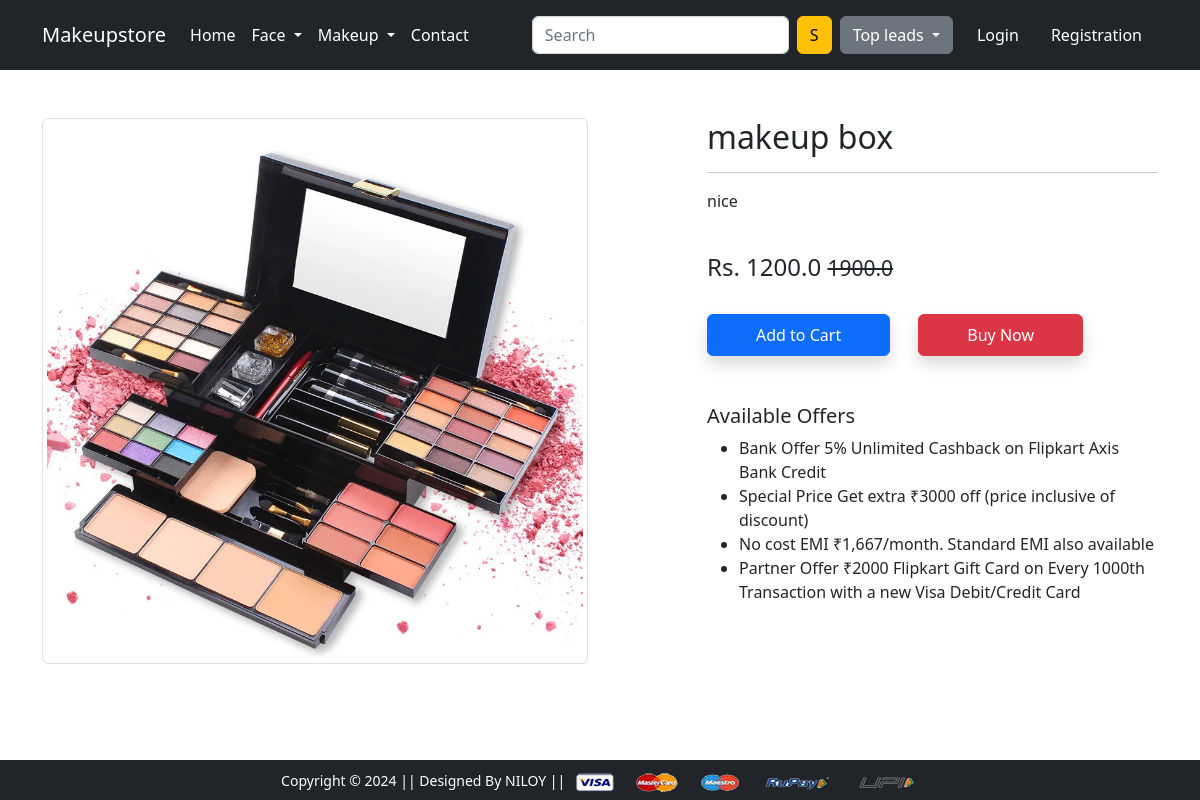
Screenshot of /product-detail/1/ with the database file from the repository.
### app/models.py (models this page shows, shortened)
class Product(models.Model):
 title = models.CharField(max_length=100)
 selling_price = models.FloatField()
 discounted_price = models.FloatField()
 description = models.TextField()
 brand = models.CharField(max_length=100)
 category = models.CharField( choices=CATEGORY_CHOICES, max_length=2)
 product_image = models.ImageField(upload_to='productimg')

### app/views.py (the view)
# urls.py: path('product-detail/<int:pk>/', views.ProductDetailView.as_view(), name='product-detail'),
class ProductDetailView(View):
    def get(self, request, pk):
        try:
            product = Product.objects.get(pk=pk)
        except Product.DoesNotExist:
            return redirect('product-detail', pk=pk)
        total_item = 0
        item_already_in_cart = False
        feedback_data = None
        order = None  # Define order with a default value of None
        lead_users = leaderboard.objects.filter(leaderScore__gt=20).order_by('-leaderScore')
        if request.user.is_authenticated:
            feedback_data = feedback.objects.filter(product=pk)
            order = OrderPlaced.objects.filter(product=pk, user=request.user.id)
            total_item = Cart.objects.filter(user=request.user).count()
            item_already_in_cart = Cart.objects.filter(Q(product=product) & Q(user=request.user)).exists()
        context = {
            'product': product,
            'item_already_in_cart': item_already_in_cart,
            'total_item': total_item,
            'feedback_data': feedback_data,
            'order': order,
            "lead_users":lead_users
        }
        return render(request, 'app/productdetail.html', context)

### app/templates/app/productdetail.html (shortened to what this page needs)
{% extends 'app/base.html' %}
{% load static %}
{% block main-content %}
<div class="container my-5">
  <div class="row">
    <div class="col-sm-6 text-center align-self-center">
      <img src="{{product.product_image.url}}" alt="" class="img-fluid img-thumbnail">
    </div>
    <div class="col-sm-5 offset-sm-1">
      <h2>{{product.title}}</h2>
      <hr>
      <p>{{product.description}}</p> <br>
      <h4>Rs. {{product.discounted_price}} <small
          class="fw-light text-decoration-line-through">{{product.selling_price}}</small></h4> <br>
      {% if not request.user.is_authenticated %}
      <form action="/add-to-cart" class="d-inline">
        <button type="submit" class="btn btn-primary shadow px-5 py-2">Add to Cart</button>
      </form>
      {% endif %}
      <a href="/checkout/{{product.id}}/" class="btn btn-danger shadow px-5 py-2 ms-4">Buy Now</a>
      <h5 class="mt-5">Available Offers</h5>
      <ul>
        <li>Bank Offer 5% Unlimited Cashback on Flipkart Axis Bank Credit</li>
        <li>Special Price Get extra ₹3000 off (price inclusive of discount)</li>
        <li>No cost EMI ₹1,667/month. Standard EMI also available</li>
        <li>Partner Offer ₹2000 Flipkart Gift Card on Every 1000th Transaction with a new Visa Debit/Credit Card</li>
      </ul>
    </div>
  </div>
</div>
{% endblock main-content %}

### rows the page displays
Product: product_image (picture), title "makeup box", description "nice", discounted_price "1200.0", selling_price "1900.0"
